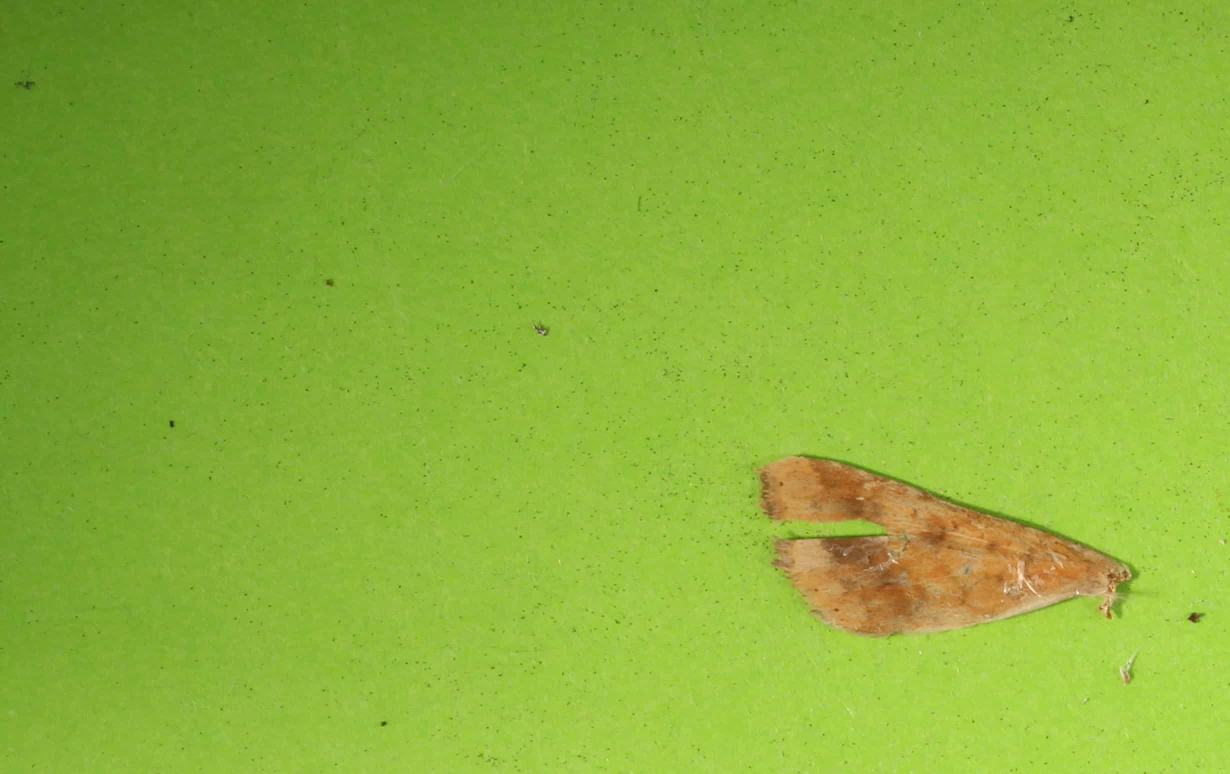
#> input picture data/sample_test_images/test.jpg, 2460 x 1548 px (shown at 1/2 size)
$ python -i analysis.py   (imports and definitions only)
#> lines starting #> are read from the running program, lines starting #| are printed output that depends on the picture; after the words box and inside, x2 and y2 are one past the last pixel; in counts of white or black regions, pixels touching at a corner belong together
import cv2
import pyefd
import numpy as np
from sklearn.cluster import KMeans

lower = np.array([0, 0, 0])
upper = np.array([33, 255, 255])

def get_kmeans(filepath, n_clusters=2):

#> called with filepath = '../../data/sample_test_images/test.jpg', n_clusters = 2
    img = cv2.imread(filepath)
#> img is the input picture: shape (1548, 2460, 3); mean B, G, R 57.8, 179.8, 140.9

    mask = cv2.inRange(cv2.cvtColor(img, cv2.COLOR_BGR2HSV), lower, upper)
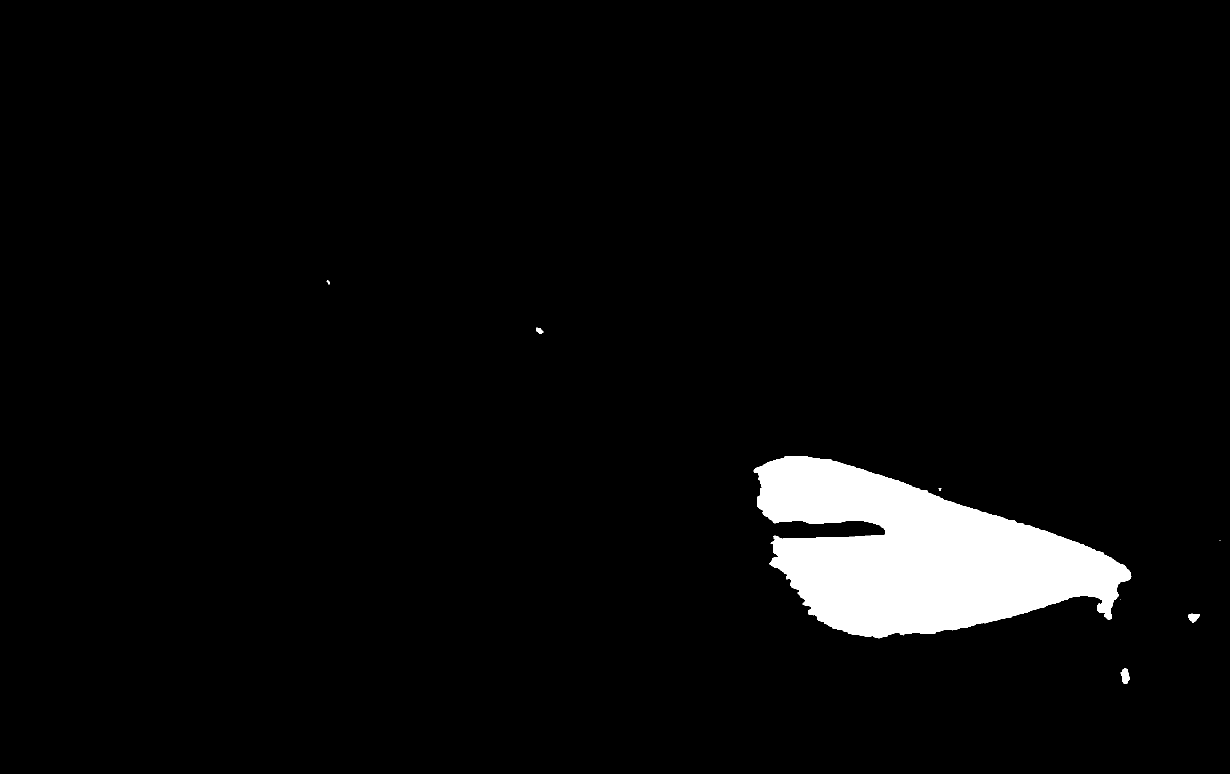
#> mask: shape (1548, 2460) (shown at 1/2 size); 4.2% white; 8 white regions (2 under 20 px), largest, box (x1, y1, x2, y2) and area: (1507, 912, 2263, 1277) 159267, (2241, 1337, 2260, 1367) 380, (2376, 1227, 2400, 1245) 283, (1073, 655, 1087, 668) 114, (653, 561, 659, 569) 25, (1877, 976, 1883, 981) 20

    contour = max(cv2.findContours(mask, cv2.RETR_TREE,
                                   cv2.CHAIN_APPROX_SIMPLE)[0],
                  key=cv2.contourArea,
                  default=None)
#> contour = contour of 1067 points, box (x1, y1, x2, y2) (1507, 912, 2263, 1277), area 158086

    if cv2.contourArea(contour) < 20000 or contour is None:
        print("No wing found!")
        return None, None, None

    mask = np.zeros_like(mask, dtype=np.uint8)

    cv2.drawContours(mask, [contour], -1, (255, 255, 255), -1)
#> mask: shape (1548, 2460); 4.2% white; 1 white region, box (x1, y1, x2, y2) and area: (1507, 912, 2263, 1277) 159269

    result = cv2.bitwise_and(img, img, mask=mask)
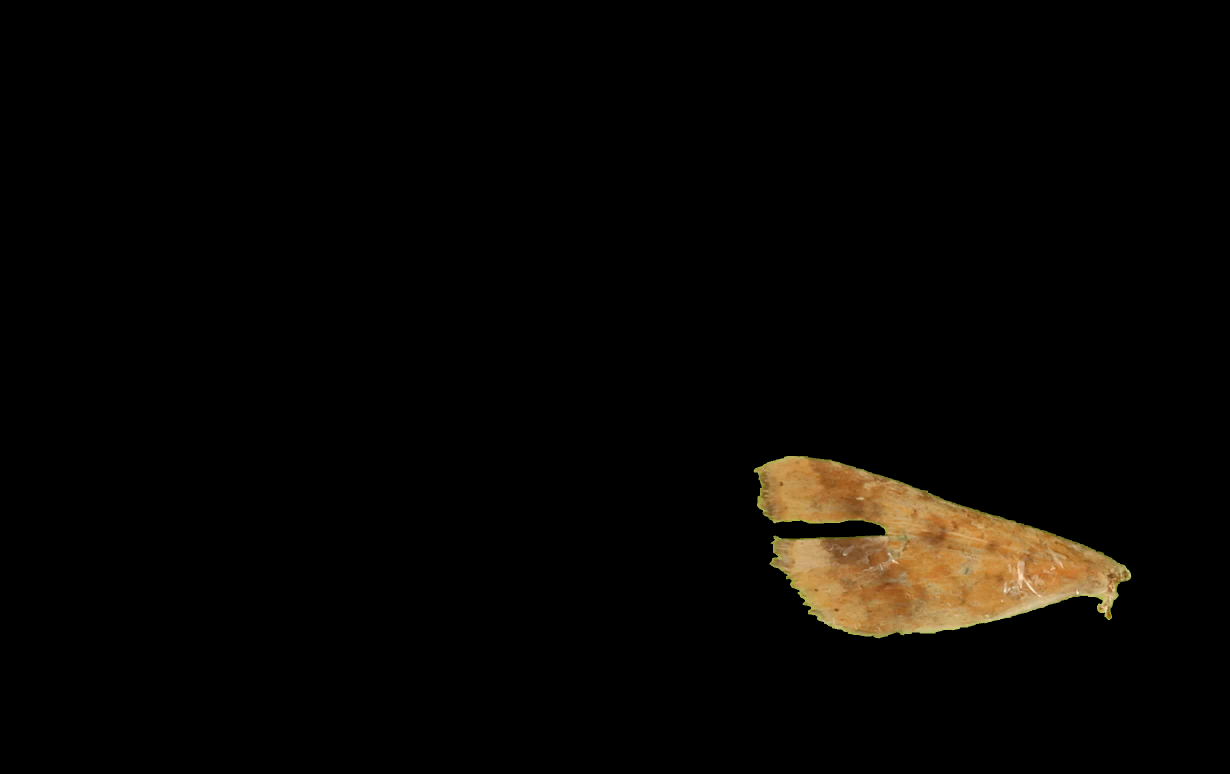
#> result: shape (1548, 2460, 3) (shown at 1/2 size); mean B, G, R 3, 5.6, 7.5
    result = cv2.bitwise_and(result,
                             result,
                             mask=cv2.inRange(
                                 cv2.cvtColor(result, cv2.COLOR_BGR2HSV),
                                 lower, upper))
    result = cv2.cvtColor(result, cv2.COLOR_BGR2RGB)
    result = result.reshape((result.shape[0] * result.shape[1], 3))
    result = result[result.sum(axis=1) > 0]

    kmeans = KMeans(n_clusters=n_clusters, random_state=0,
                    n_init='auto').fit(result)

    colours = kmeans.cluster_centers_
#> colours = [[191.9, 149.8, 85.46], [162.2, 113.6, 53.5]]

    percentages = np.bincount(kmeans.labels_) / kmeans.labels_.shape[0]
#> percentages = [0.573, 0.427]

    return colours, percentages

def get_efd(filepath):
    img = cv2.cvtColor(cv2.imread(filepath), cv2.COLOR_BGR2HSV)

    contour = max(cv2.findContours(cv2.inRange(img, lower, upper),
                                   cv2.RETR_TREE, cv2.CHAIN_APPROX_SIMPLE)[0],
                  key=cv2.contourArea,
                  default=None)

    if cv2.contourArea(contour) < 20000 or contour is None:
        print("No wing found!")
        return None, None

    coeffs = pyefd.elliptic_fourier_descriptors(
        np.squeeze(contour), order=7,
        normalize=True).flatten()[3:]  # type: ignore

    return coeffs

>>> result = get_kmeans('../../data/sample_test_images/test.jpg')
#> result = ([[191.9, 149.8, 85.46], [162.2, 113.6, 53.5]], [0.573, 0.427])
